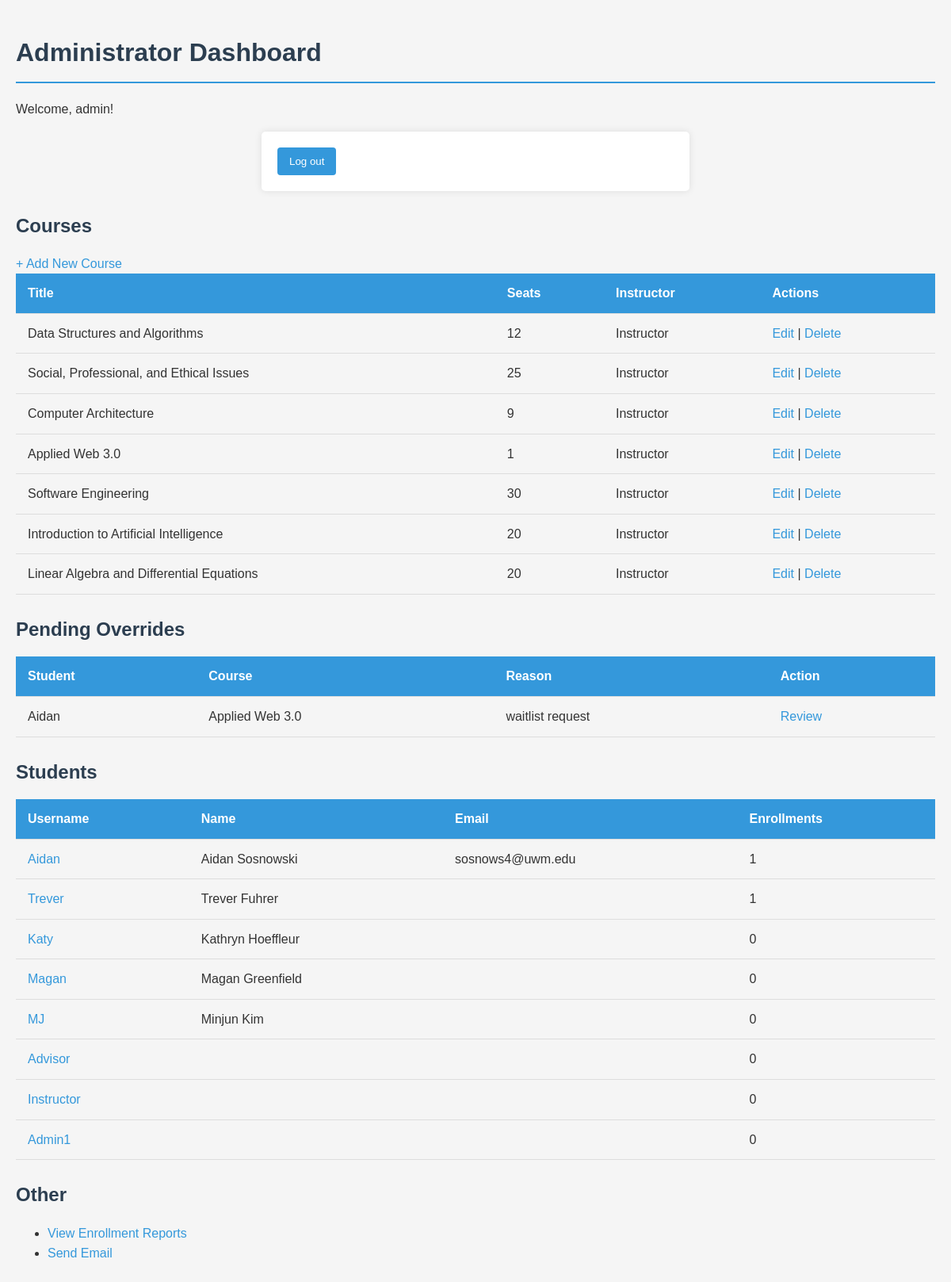
Before: /admin-home/ (signed in) with the older database file.
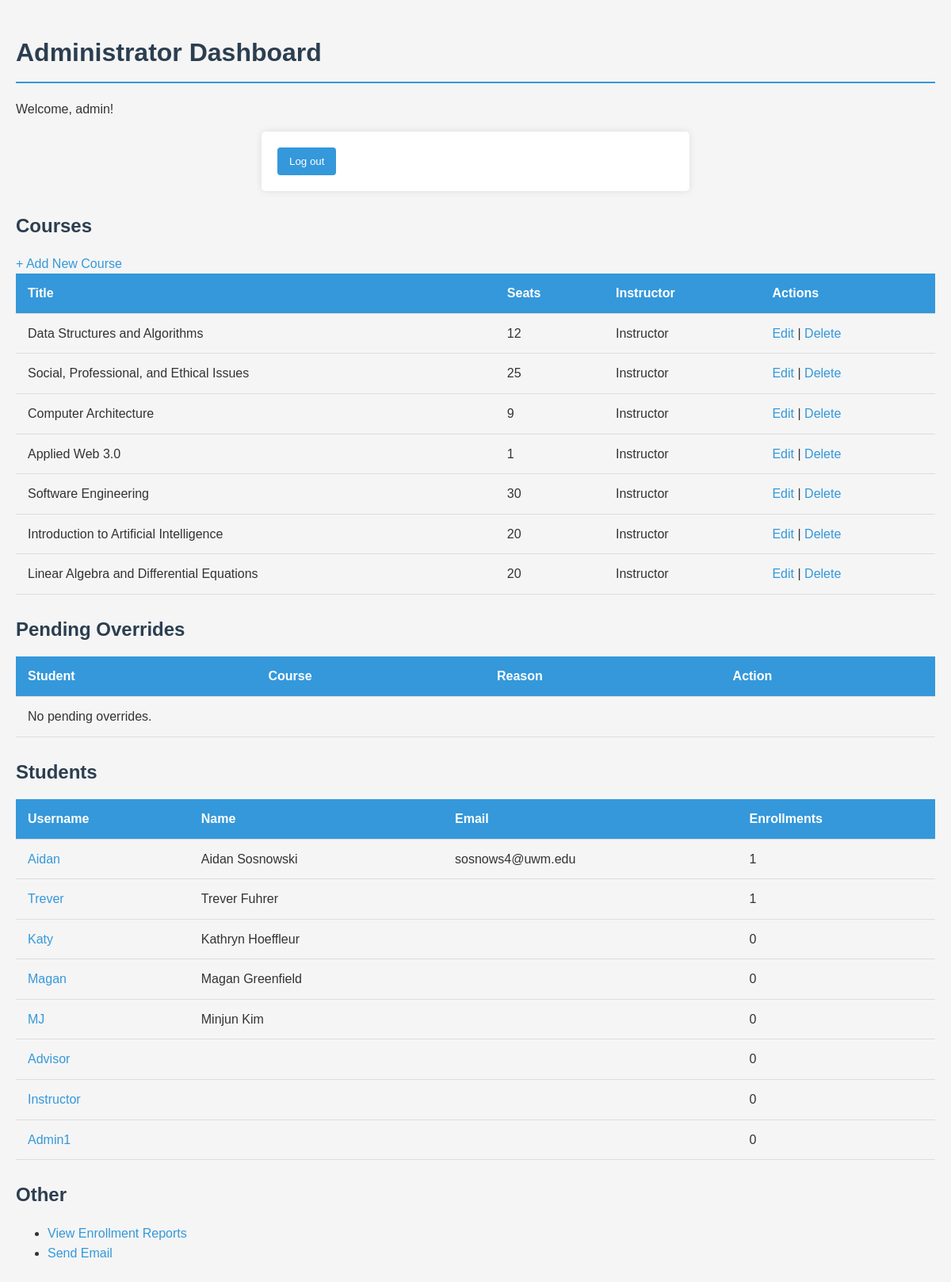
After: the same page with the newer database file.
### administration/models.py (models this page shows, shortened)
class Course(models.Model):
    title = models.CharField(max_length=200)
    code = models.CharField(max_length=20, default='UNKN101')
    description = models.TextField()
    seat_limit = models.PositiveIntegerField()
    prerequisites = models.ManyToManyField('self', blank=True, symmetrical=False)
    instructor = models.ForeignKey(settings.AUTH_USER_MODEL,on_delete=models.SET_NULL, null=True, related_name='courses')
    def __str__(self):
        return self.title

class OverrideRequest(models.Model):
    STATUS = (
        ('pending', 'Pending'),
        ('approved', 'Approved'),
        ('rejected', 'Rejected'),
    )
    student = models.ForeignKey(
        settings.AUTH_USER_MODEL,
        on_delete=models.CASCADE,
        related_name='override_requests'
    )
    course = models.ForeignKey(
        Course,
        on_delete=models.CASCADE,
        related_name='override_requests'
    )
    reason = models.TextField()
    status = models.CharField(
        max_length=10,
        choices=STATUS,
        default='pending'
    )
    request_date = models.DateTimeField(auto_now_add=True)

### administration/views.py (the view)
# urls.py: path('admin-home/', login_required(admin_home), name='admin-home'),
def admin_home(request):
    if not request.user.is_authenticated or not request.user.is_staff:
        return redirect('home')
    courses   = Course.objects.all()
    overrides = OverrideRequest.objects.filter(status='pending')
    students  = User.objects.filter(is_staff=False)
    return render(request, 'admin_home.html', {
        'courses':   courses,
        'overrides': overrides,
        'students':  students,
    })

### templates/admin_home.html (shortened to what this page needs)
<!DOCTYPE html>
<html lang="en">
<head>
    {% load static %}
  <link rel="stylesheet" href="{% static 'css/style.css' %}">
</head>
<body>
  <h1>Administrator Dashboard</h1>
  <p>
    Welcome, {{ request.user.username }}!
    <form action="{% url 'logout' %}" method="post">
      <button type="submit">Log out</button>
    </form>
  </p>
  <h2>Courses</h2>
  <a href="{% url 'admin-course-add' %}">+ Add New Course</a>
  <table>
    <tr><th>Title</th><th>Seats</th><th>Instructor</th><th>Actions</th></tr>
    {% for c in courses %}
      <tr>
        <td>{{ c.title }}</td>
        <td>{{ c.seat_limit }}</td>
        <td>{{ c.instructor }}</td>
        <td>
          <a href="{% url 'admin-course-edit' c.pk %}">Edit</a> |
          <a href="{% url 'admin-course-delete' c.pk %}">Delete</a>
        </td>
      </tr>
    {% empty %}
      <tr><td colspan="4">No courses defined.</td></tr>
    {% endfor %}
  </table>
  <h2>Pending Overrides</h2>
  <table>
    <tr><th>Student</th><th>Course</th><th>Reason</th><th>Action</th></tr>
    {% for o in overrides %}
      <tr>
        <td>{{ o.student }}</td>
        <td>{{ o.course }}</td>
        <td>{{ o.reason }}</td>
        <td><a href="{% url 'admin-override-action' o.pk %}">Review</a></td>
      </tr>
    {% empty %}
      <tr><td colspan="4">No pending overrides.</td></tr>
    {% endfor %}
  </table>
  <h2>Students</h2>
  <table>
    <tr><th>Username</th><th>Name</th><th>Email</th><th>Enrollments</th></tr>
    {% for s in students %}
      <tr>
        <td><a href="{% url 'admin-student-detail' s.pk %}">{{ s.username }}</a></td>
        <td>{{ s.get_full_name }}</td>
        <td>{{ s.email }}</td>
        <td>{{ s.enrollments.count }}</td>
      </tr>
    {% empty %}
      <tr><td colspan="4">No students found.</td></tr>
    {% endfor %}
  </table>
  <h2>Other</h2>
  <ul>
    <li><a href="{% url 'report' %}">View Enrollment Reports</a></li>
    <li><a href="{% url 'admin-email' %}">Send Email</a></li>
  </ul>
</body>
</html>

Changed rows visible on the page:
no longer on this page (row edited): OverrideRequest: student "Aidan", course "Applied Web 3.0", reason "waitlist request"
Other visible differences:
text now shown: "No pending overrides."
